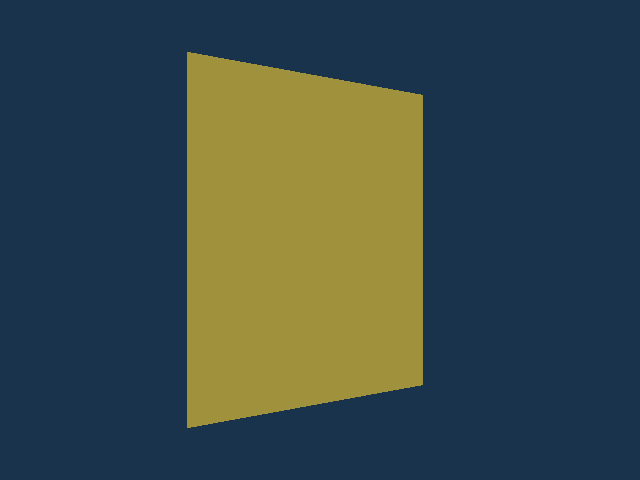

Here is the Python script that generated this plot:
#!/usr/bin/env python

# Render a plane using vtkPlaneSource.

# Factory overrides: importing these modules registers the OpenGL rendering
# and interaction style implementations for vtkRenderingCore factory classes.
import vtkmodules.vtkInteractionStyle  # noqa: F401
import vtkmodules.vtkRenderingOpenGL2  # noqa: F401
# VTK pipeline classes used in this example
from vtkmodules.vtkFiltersSources import vtkPlaneSource
from vtkmodules.vtkRenderingCore import (
    vtkActor,
    vtkPolyDataMapper,
    vtkRenderWindow,
    vtkRenderWindowInteractor,
    vtkRenderer,
)

# Colors (normalized RGB)
banana_rgb = (0.890, 0.812, 0.341)
background_rgb = (0.102, 0.2, 0.302)

# Source: generate a plane
plane_source = vtkPlaneSource()
plane_source.SetCenter(1.0, 0.0, 0.0)
plane_source.SetNormal(1.0, 0.0, 1.0)

# Mapper: map plane geometry to graphics primitives
mapper = vtkPolyDataMapper()
mapper.SetInputConnection(plane_source.GetOutputPort())

# Actor: set visual properties and color
actor = vtkActor()
actor.SetMapper(mapper)
actor.GetProperty().SetColor(banana_rgb)

# Renderer: assemble the scene
renderer = vtkRenderer()
renderer.AddActor(actor)
renderer.SetBackground(background_rgb)

# Window
render_window = vtkRenderWindow()
render_window.AddRenderer(renderer)
render_window.SetWindowName("plane")
render_window.SetMultiSamples(0)
render_window.SetSize(640, 480)

# Interactor
render_window_interactor = vtkRenderWindowInteractor()
render_window_interactor.SetRenderWindow(render_window)

render_window_interactor.Initialize()
render_window_interactor.Start()
